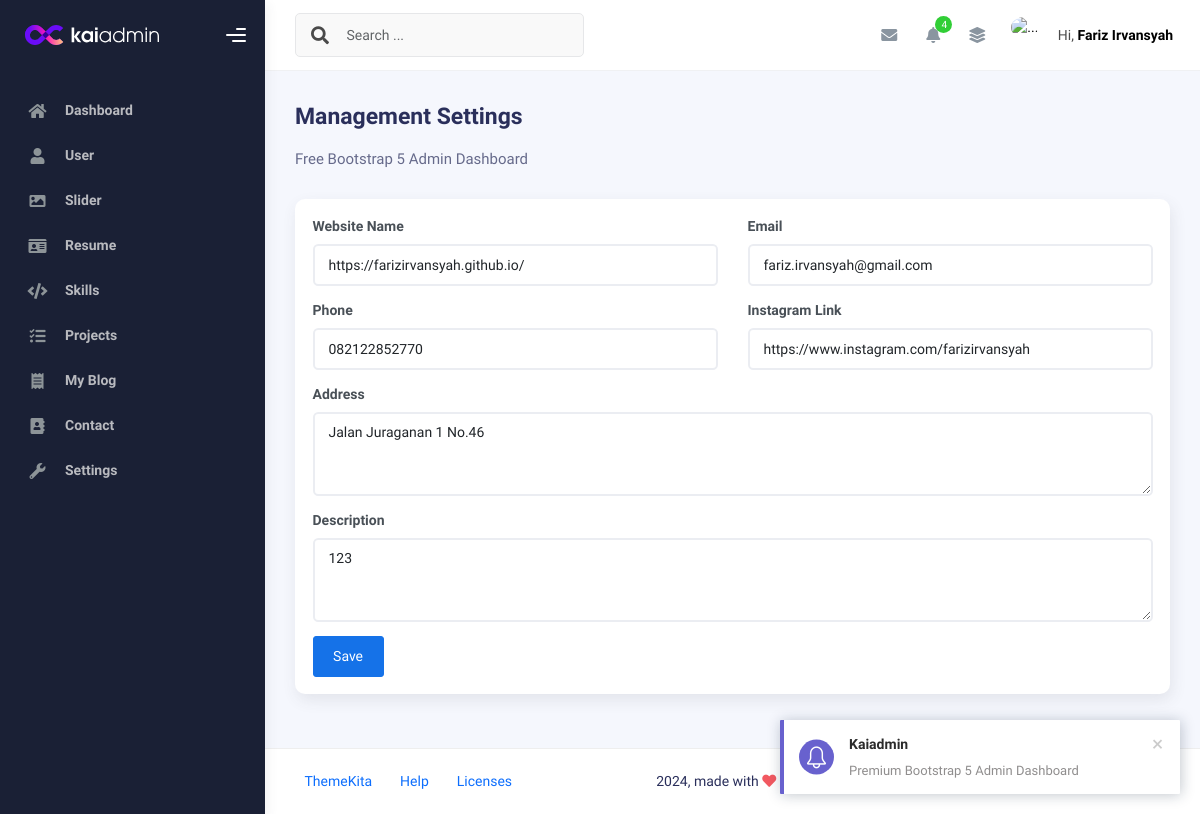
The app's page /project-crud-main/setting.php (signed in), older data.
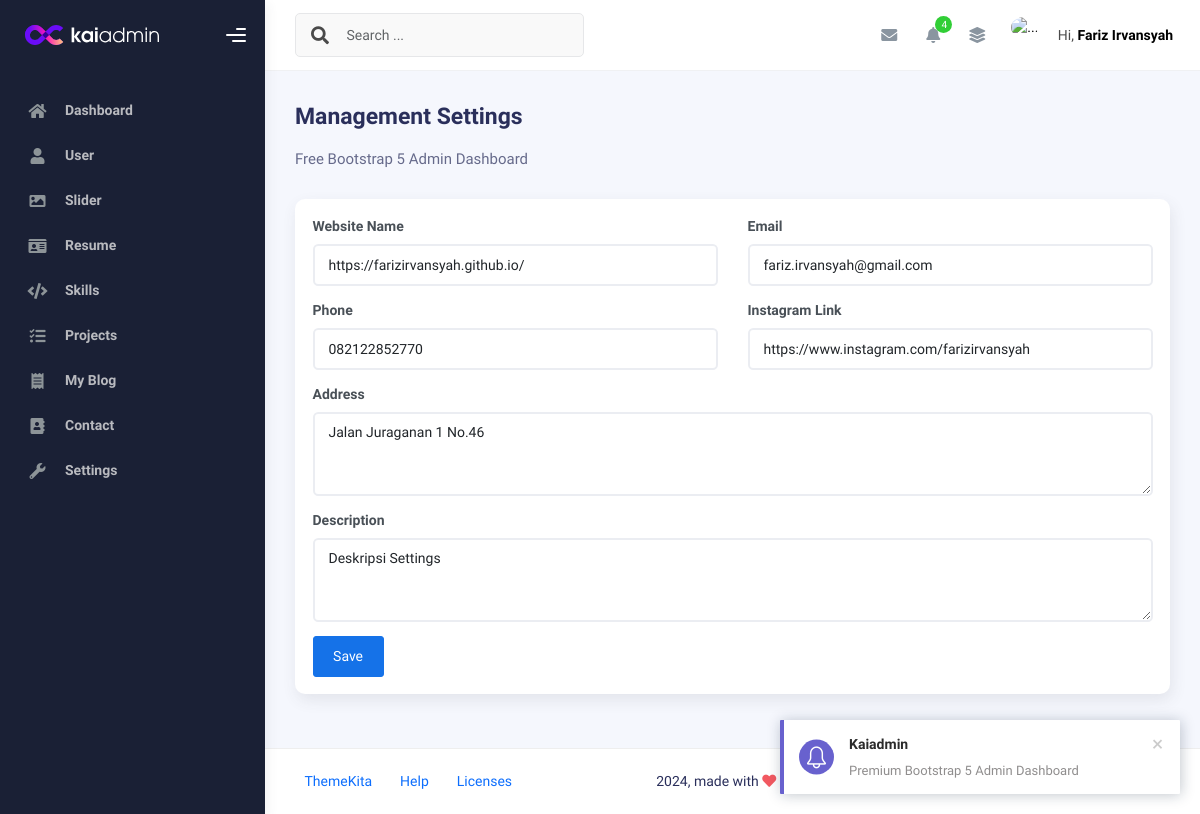
The same page, newer data.
### tables this page shows
CREATE TABLE `settings` (
  `id` int(11) NOT NULL,
  `website_name` varchar(50) NOT NULL,
  `email` varchar(50) NOT NULL,
  `phone` varchar(15) NOT NULL,
  `address` text NOT NULL,
  `description` varchar(200) DEFAULT NULL,
  `ig` varchar(50) DEFAULT NULL,
  `created_at` timestamp NOT NULL DEFAULT current_timestamp(),
  `updated_at` timestamp NULL DEFAULT NULL ON UPDATE current_timestamp()
);

### project-crud-main/setting.php (the view, shortened to what this page needs)
<?php
include 'config/koneksi.php';
$query = mysqli_query($conn, "SELECT * FROM settings LIMIT 1");
$row = mysqli_fetch_assoc($query);
?>
<!DOCTYPE html>
<html lang="en">
<head>
  <?php
  include "inc/css.php";
  ?>
</head>
<body>
  <div class="wrapper">
    <?php
    include "inc/sidebar.php";
    ?>
    <div class="main-panel">
      <div class="main-header">
        <?php
        include "inc/navbar.php";
        ?>
      </div>
      <div class="container">
        <div class="page-inner">
          <div class="d-flex align-items-left align-items-md-center flex-column flex-md-row pt-2 pb-4">
            <div>
              <h3 class="fw-bold mb-3">Management Settings</h3>
              <h6 class="op-7 mb-2">Free Bootstrap 5 Admin Dashboard</h6>
            </div>
          </div>
          <div class="row">
            <div class="col-sm-6 col-md-12">
              <div class="card">
                <div class="card-body">
                  <form action="" method="post">
                    <div class="row">
                      <div class="col-sm-6">
                        <div class="mb-3">
                          <label for="website_name" class="form-label fw-bold">Website Name</label>
                          <input type="text" name="website_name" class="form-control" required
                            value="<?php echo isset($row) ? $row['website_name'] : '' ?>">
                        </div>
                        <div class="mb-3">
                          <label for="phone" class="form-label fw-bold">Phone</label>
                          <input type="text" name="phone" class="form-control"
                            value="<?php echo isset($row) ? $row['phone'] : '' ?>">
                        </div>
                      </div>
                      <div class="col-sm-6">
                        <div class="mb-3">
                          <label for="email" class="form-label fw-bold">Email</label>
                          <input type="email" name="email" class="form-control" required
                            value="<?php echo isset($row) ? $row['email'] : '' ?>">
                        </div>
                        <div class="mb-3">
                          <label for="ig" class="form-label fw-bold">Instagram Link</label>
                          <input type="text" name="ig" class="form-control"
                            value="<?php echo isset($row) ? $row['ig'] : '' ?>">
                        </div>
                      </div>
                    </div>
                    <div class="row">
                      <div class="col-lg-12">
                        <div class="mb-3">
                          <label for="address" class="form-label fw-bold">Address</label>
                          <textarea name="address" id="" class="form-control"
                            rows="3"><?php echo isset($row) ? $row['address'] : ''; ?></textarea>
                        </div>
                        <div class="mb-3">
                          <label for="description" class="form-label fw-bold">Description</label>
                          <textarea name="description" id="" class="form-control"
                            rows="3"><?php echo isset($row) ? $row['description'] : ''; ?></textarea>
                        </div>
                        <button class="btn btn-primary" type="submit" name="save">Save</button>
                      </div>
                    </div>
                  </form>
                </div>
              </div>
            </div>
          </div>
        </div>
      </div>
      <footer class="footer">
        <div class="container-fluid d-flex justify-content-between">
          <nav class="pull-left">
            <ul class="nav">
              <li class="nav-item">
                <a class="nav-link" href="http://www.themekita.com">
                  ThemeKita
                </a>
              </li>
              <li class="nav-item">
                <a class="nav-link" href="#"> Help </a>
              </li>
              <li class="nav-item">
                <a class="nav-link" href="#"> Licenses </a>
              </li>
            </ul>
          </nav>
          <div class="copyright">
            2024, made with <i class="fa fa-heart heart text-danger"></i> by
            <a href="http://www.themekita.com">ThemeKita</a>
          </div>
          <div>
            <a target="_blank" href="https://themewagon.com/">ThemeWagon</a>.
          </div>
        </div>
      </footer>
    </div>
  </div>
</body>
</html>

Row changes from the older to the newer data that the page shows:
changed settings "https://farizirvansyah.github.io/": description "123" → "Deskripsi Settings"
